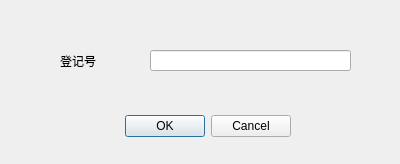
<?xml version="1.0" encoding="UTF-8"?>
<ui version="4.0">
 <class>return2</class>
 <widget class="QDialog" name="return2">
  <property name="geometry">
   <rect>
    <x>0</x>
    <y>0</y>
    <width>400</width>
    <height>164</height>
   </rect>
  </property>
  <property name="windowTitle">
   <string>Register</string>
  </property>
  <widget class="QDialogButtonBox" name="buttonBox">
   <property name="geometry">
    <rect>
     <x>90</x>
     <y>110</y>
     <width>201</width>
     <height>32</height>
    </rect>
   </property>
   <property name="orientation">
    <enum>Qt::Horizontal</enum>
   </property>
   <property name="standardButtons">
    <set>QDialogButtonBox::Cancel|QDialogButtonBox::Ok</set>
   </property>
  </widget>
  <widget class="QLabel" name="label_2">
   <property name="geometry">
    <rect>
     <x>60</x>
     <y>50</y>
     <width>72</width>
     <height>21</height>
    </rect>
   </property>
   <property name="text">
    <string>登记号</string>
   </property>
  </widget>
  <widget class="QLineEdit" name="registerNum">
   <property name="geometry">
    <rect>
     <x>150</x>
     <y>50</y>
     <width>201</width>
     <height>21</height>
    </rect>
   </property>
  </widget>
 </widget>
 <resources/>
 <connections>
  <connection>
   <sender>buttonBox</sender>
   <signal>accepted()</signal>
   <receiver>return2</receiver>
   <slot>accept()</slot>
   <hints>
    <hint type="sourcelabel">
     <x>248</x>
     <y>254</y>
    </hint>
    <hint type="destinationlabel">
     <x>157</x>
     <y>274</y>
    </hint>
   </hints>
  </connection>
  <connection>
   <sender>buttonBox</sender>
   <signal>rejected()</signal>
   <receiver>return2</receiver>
   <slot>reject()</slot>
   <hints>
    <hint type="sourcelabel">
     <x>316</x>
     <y>260</y>
    </hint>
    <hint type="destinationlabel">
     <x>286</x>
     <y>274</y>
    </hint>
   </hints>
  </connection>
 </connections>
</ui>
